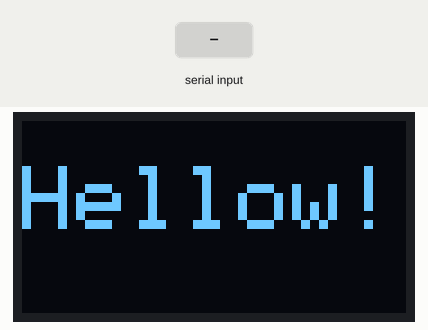
A sketch run on a simulated Arduino Uno, built with avr-gcc and run on an emulated ATmega328P. Shown: 128×64 one-colour display. The inputs (shaded band) are chosen by the test bench. Random numbers use the default seed unless the sketch sets one; what the sketch prints to the serial monitor is not drawn.

Above: at 11.6 s.
11.7 s: "1" received over Serial
At 13.2 s:
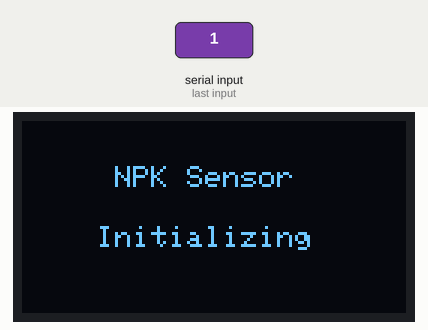
At 22.8 s:
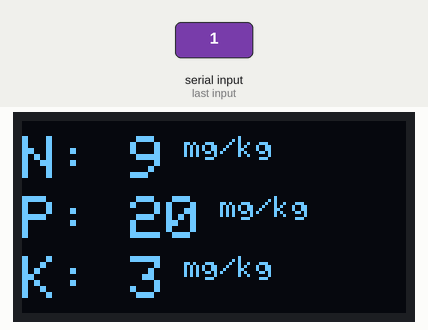
Timing chart, 0 to 23.6 s (numbered marks = the images above; inputs shaded):
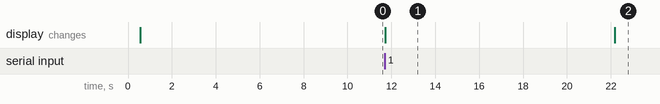

Measured:
- after the input at 11.7 s, the display: changes at once (image 1)
- what the display in image 1 shows lasts 10.5 s, from 11.7 s to 22.2 s

The sketch:

arduino_2.ino
```cpp
#include <SoftwareSerial.h>
#include <Wire.h>
#include <Adafruit_GFX.h>
#include <Adafruit_SSD1306.h>

#define SCREEN_WIDTH 128    // OLED display width, in pixels
#define SCREEN_HEIGHT 64    // OLED display height, in pixels
#define OLED_RESET -1       // Reset pin # (or -1 if sharing Arduino reset pin)
Adafruit_SSD1306 display(SCREEN_WIDTH, SCREEN_HEIGHT, &Wire, OLED_RESET);

#define RE 4
#define DE 3

// Servo servo1;
int servo_last_position = 90;

const byte nitro[] = {0x01,0x03, 0x00, 0x1e, 0x00, 0x01, 0xe4, 0x0c};
const byte phos[] = {0x01,0x03, 0x00, 0x1f, 0x00, 0x01, 0xb5, 0xcc};
const byte pota[] = {0x01,0x03, 0x00, 0x20, 0x00, 0x01, 0x85, 0xc0};

byte values[11];
char r;
SoftwareSerial mod(5,2);
SoftwareSerial S2(7,8);

char res;
void setup() {

  Serial.begin(9600);
  mod.begin(9600);
  S2.begin(9600);

  pinMode(RE, OUTPUT);
  pinMode(DE, OUTPUT);
  display.begin(SSD1306_SWITCHCAPVCC, 0x3C); //initialize with the I2C addr 0x3C (128x64)
  delay(500);
   display.clearDisplay();
  display.setCursor(0, 15);
  display.setTextSize(3);
  display.setTextColor(WHITE);
  display.print("Hellow!");
  display.display();


  delay(10000);
  // S2.println('1');
  // while(1){
  //   if(S2.available()){
  //     res = S2.read();
  //     if (res == ';'){break;}
  //   }
  // }
  // Serial.println('2');

  // Npk();

  // S2.println(((3000+123)));
  // delay(2000);
  // S2.println(((4000+234)));
  // delay(2000);
  // S2.println(((6000+456)));
  // delay(2000);
  while(1){
    // break;
    // S2.println('a');
    if(Serial.available()){

      res = Serial.read();
      if(res == '1'){
        Npk();
        // Serial.println('2');
      }else
      if(res == '2'){

        S2.println('1');
        // Serial.println(1111);
        while(1){
          if(S2.available()){
            res = S2.read();
            if (res == ';'){break;}
          }
        }

        Serial.println('2');
      }
    }
  }

}

void loop() {

  // delay(2000);
}
void del()
{
  while (1){
    if(S2.available()){
      r = S2.read();
      if(r == ';'){
        break;
      }
    }
  }
}
void Npk(){
  display.clearDisplay();
  display.setCursor(25, 15);
  display.setTextSize(1);
  display.setTextColor(WHITE);
  display.println(" NPK Sensor");
  display.setCursor(25, 35);
  display.setTextSize(1);
  display.print("Initializing");
  display.display();
  randomSeed(analogRead(0));
  delay(2000);

  byte lval1,lval2,lval3, lval1_2,lval2_2,lval3_2;
  while(1){
    byte val1,val2,val3;


    val1 = nitrogen(); delay(250);
    val2 = phosphorous(); delay(250);
    val3 = potassium(); delay(250);

    if((val1 == lval1 and val1 == lval1_2) and (val2 == lval2 and val2 == lval2_2) and (val3 == lval3 and val3 == lval3_2)){
      // Serial.print("Nitrogen: ");
      // Serial.print(val1);
      // Serial.println(" mg/kg");
      // Serial.print("Phosphorous: ");
      // Serial.print(val2);
      // Serial.println(" mg/kg");
      // Serial.print("Potassium: ");
      // Serial.print(val3);
      // Serial.println(" mg/kg");
      // Serial.println("  ");
      Serial.println('2');
      delay(6000);

      display.clearDisplay();
      val1 = random(1, 25);
      val2 = random(1, 25);
      val3 = random(1, 25);
      if(val2 > 34 and val2 < 60){
        val2 = val2 += 27;
        }
      if(val1 > 34 and val1 < 60){
        val1 = val1 += 27;}
      if(val3 > 34 and val3 < 60){
        val3 = val3 += 27;}

      display.setTextSize(2);
      display.setCursor(0, 5);
      display.print("N: ");
      display.print(val1);
      display.setTextSize(1);
      display.print(" mg/kg");

      display.setTextSize(2);
      display.setCursor(0, 25);
      display.print("P: ");
      display.print(val2);
      display.setTextSize(1);
      display.print(" mg/kg");

      display.setTextSize(2);
      display.setCursor(0, 45);
      display.print("K: ");
      display.print(val3);
      display.setTextSize(1);
      display.print(" mg/kg");

      display.display();

      S2.println(((3000+val1)));
      delay(2000);
      S2.println(((4000+val2)));
      delay(2000);
      S2.println(((6000+val3)));
      delay(2000);
      break;
    }
    lval1_2 = lval1;
    lval2_2 = lval2;
    lval3_2 = lval3;

    lval1 = val1;
    lval2 = val2;
    lval3 = val3;


  }
}

byte nitrogen(){
  digitalWrite(DE,HIGH);
  digitalWrite(RE,HIGH);
  delay(10);
  if(mod.write(nitro,sizeof(nitro))==8){
    digitalWrite(DE,LOW);
    digitalWrite(RE,LOW);
    for(byte i=0;i<7;i++){
    //Serial.print(mod.read(),HEX);
    values[i] = mod.read();
    // Serial.print(values[i],HEX);
    }
    // Serial.println();
  }
  return values[4];
}

byte phosphorous(){
  digitalWrite(DE,HIGH);
  digitalWrite(RE,HIGH);
  delay(10);
  if(mod.write(phos,sizeof(phos))==8){
    digitalWrite(DE,LOW);
    digitalWrite(RE,LOW);
    for(byte i=0;i<7;i++){
    //Serial.print(mod.read(),HEX);
    values[i] = mod.read();
    // Serial.print(values[i],HEX);
    }
    // Serial.println();
  }
  return values[4];
}

byte potassium(){
  digitalWrite(DE,HIGH);
  digitalWrite(RE,HIGH);
  delay(10);
  if(mod.write(pota,sizeof(pota))==8){
    digitalWrite(DE,LOW);
    digitalWrite(RE,LOW);
    for(byte i=0;i<7;i++){
    //Serial.print(mod.read(),HEX);
    values[i] = mod.read();
    // Serial.print(values[i],HEX);
    }
    // Serial.println();
  }
  return values[4];
}
```
